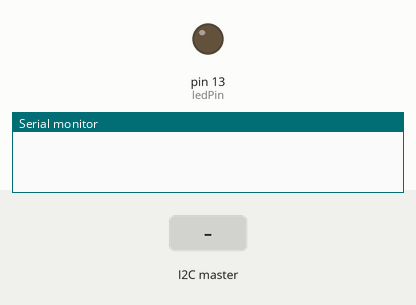
Simulated run of this sketch. Board: Arduino Uno, built with avr-gcc and run on an emulated ATmega328P. On the bench: output pins drawn as LEDs (lit = HIGH), the last lines printed to the serial monitor. The inputs (shaded band) are chosen by the test bench.

Above: at 1.2 s.
1.3 s: the I2C master sends the byte 1
At 2.3 s:
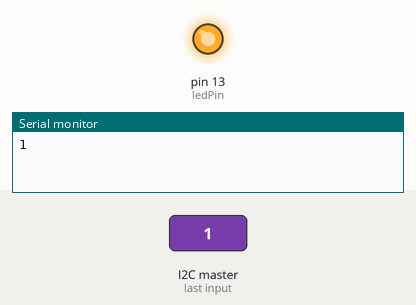
2.8 s: the I2C master sends the byte 0
At 3.5 s:
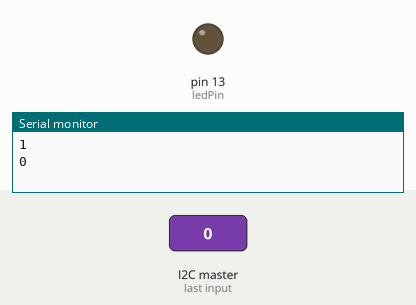
Timing chart, 0 to 5.8 s (numbered marks = the images above; inputs shaded):
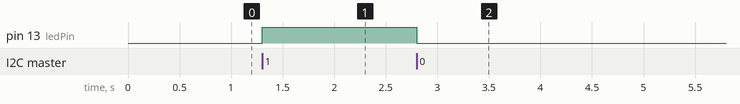

The sketch:

i2c_communication_slave.ino
```cpp
#include<Wire.h>
int ledPin = 13;
int x = 0;


void setup()
{
  pinMode(ledPin,OUTPUT);
  Wire.begin(9);
  Wire.onReceive(receiveEvent);
  Serial.begin(9600);
}

void loop()
{

  delay(100);
}

void receiveEvent(int howMany){
  int x = Wire.read();
  Serial.println(x);

  if(x == 1)
  {
    digitalWrite(ledPin,HIGH);
    delay(200);
  }
  if(x == 0)
  {
    digitalWrite(ledPin,LOW);
    delay(200);
  }
}
```

Measured:
- after the input at 1.3 s, pin 13 (ledPin): LOW → HIGH at once
- after the input at 2.8 s, pin 13 (ledPin): HIGH → LOW at once
